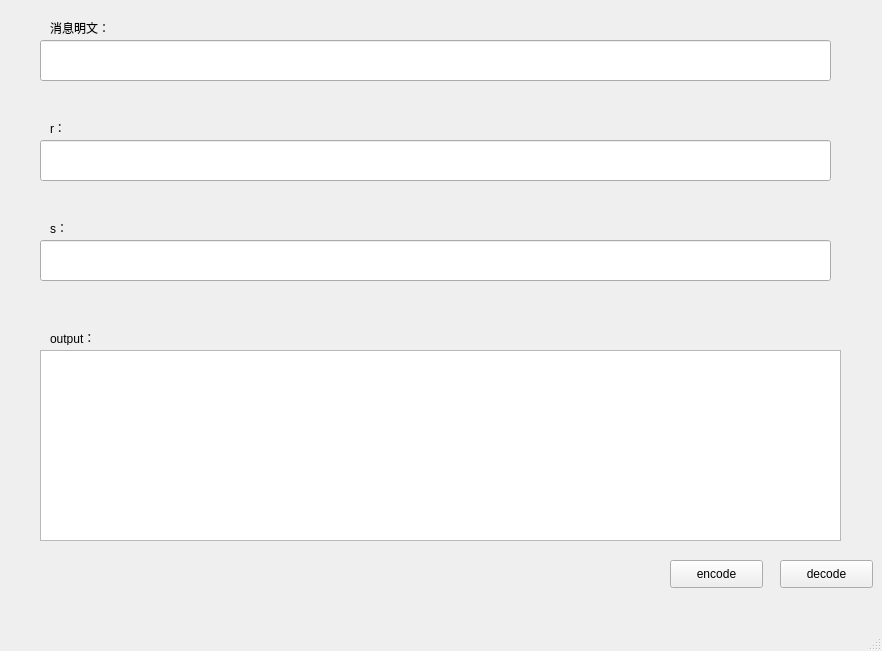
<?xml version="1.0" encoding="UTF-8"?>
<ui version="4.0">
 <class>MainWindow</class>
 <widget class="QMainWindow" name="MainWindow">
  <property name="geometry">
   <rect>
    <x>0</x>
    <y>0</y>
    <width>882</width>
    <height>651</height>
   </rect>
  </property>
  <property name="windowTitle">
   <string>MainWindow</string>
  </property>
  <widget class="QWidget" name="centralwidget">
   <widget class="QPushButton" name="pushButton">
    <property name="geometry">
     <rect>
      <x>670</x>
      <y>560</y>
      <width>93</width>
      <height>28</height>
     </rect>
    </property>
    <property name="text">
     <string>encode</string>
    </property>
   </widget>
   <widget class="QTextBrowser" name="textBrowser">
    <property name="geometry">
     <rect>
      <x>40</x>
      <y>350</y>
      <width>801</width>
      <height>191</height>
     </rect>
    </property>
   </widget>
   <widget class="QPushButton" name="pushButton_2">
    <property name="geometry">
     <rect>
      <x>780</x>
      <y>560</y>
      <width>93</width>
      <height>28</height>
     </rect>
    </property>
    <property name="text">
     <string>decode</string>
    </property>
   </widget>
   <widget class="QLabel" name="label">
    <property name="geometry">
     <rect>
      <x>50</x>
      <y>20</y>
      <width>72</width>
      <height>15</height>
     </rect>
    </property>
    <property name="text">
     <string>消息明文：</string>
    </property>
   </widget>
   <widget class="QLabel" name="label_2">
    <property name="geometry">
     <rect>
      <x>50</x>
      <y>330</y>
      <width>72</width>
      <height>15</height>
     </rect>
    </property>
    <property name="text">
     <string>output：</string>
    </property>
   </widget>
   <widget class="QLineEdit" name="lineEdit">
    <property name="geometry">
     <rect>
      <x>40</x>
      <y>40</y>
      <width>791</width>
      <height>41</height>
     </rect>
    </property>
   </widget>
   <widget class="QLineEdit" name="lineEdit_2">
    <property name="geometry">
     <rect>
      <x>40</x>
      <y>140</y>
      <width>791</width>
      <height>41</height>
     </rect>
    </property>
   </widget>
   <widget class="QLineEdit" name="lineEdit_3">
    <property name="geometry">
     <rect>
      <x>40</x>
      <y>240</y>
      <width>791</width>
      <height>41</height>
     </rect>
    </property>
   </widget>
   <widget class="QLabel" name="label_3">
    <property name="geometry">
     <rect>
      <x>50</x>
      <y>120</y>
      <width>72</width>
      <height>15</height>
     </rect>
    </property>
    <property name="text">
     <string>r：</string>
    </property>
   </widget>
   <widget class="QLabel" name="label_4">
    <property name="geometry">
     <rect>
      <x>50</x>
      <y>220</y>
      <width>72</width>
      <height>15</height>
     </rect>
    </property>
    <property name="text">
     <string>s：</string>
    </property>
   </widget>
  </widget>
  <widget class="QMenuBar" name="menubar">
   <property name="geometry">
    <rect>
     <x>0</x>
     <y>0</y>
     <width>882</width>
     <height>26</height>
    </rect>
   </property>
  </widget>
  <widget class="QStatusBar" name="statusbar"/>
 </widget>
 <resources/>
 <connections>
  <connection>
   <sender>pushButton</sender>
   <signal>clicked()</signal>
   <receiver>MainWindow</receiver>
   <slot>encode()</slot>
   <hints>
    <hint type="sourcelabel">
     <x>610</x>
     <y>528</y>
    </hint>
    <hint type="destinationlabel">
     <x>535</x>
     <y>504</y>
    </hint>
   </hints>
  </connection>
  <connection>
   <sender>pushButton_2</sender>
   <signal>clicked()</signal>
   <receiver>MainWindow</receiver>
   <slot>decode()</slot>
   <hints>
    <hint type="sourcelabel">
     <x>739</x>
     <y>525</y>
    </hint>
    <hint type="destinationlabel">
     <x>769</x>
     <y>468</y>
    </hint>
   </hints>
  </connection>
 </connections>
 <slots>
  <slot>encode()</slot>
  <slot>decode()</slot>
 </slots>
</ui>
